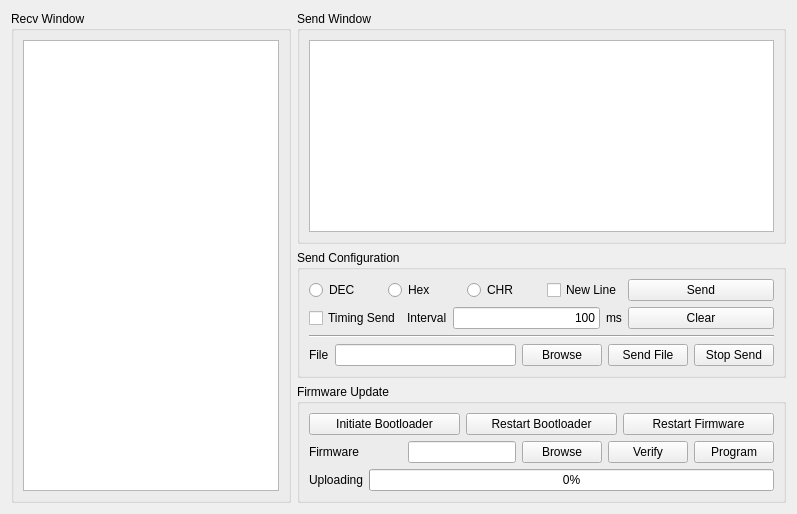
      <widget class="QWidget" name="tab_serial_console">
       <attribute name="title">
        <string>Serial Console</string>
       </attribute>
       <layout class="QGridLayout" name="gridLayout_19">
        <item row="0" column="0" rowspan="3">
         <widget class="QGroupBox" name="group_box_recv_window">
          <property name="title">
           <string>Recv Window</string>
          </property>
          <layout class="QGridLayout" name="gridLayout_15">
           <item row="0" column="0">
            <widget class="QTextEdit" name="text_edit_recv_window">
             <property name="readOnly">
              <bool>true</bool>
             </property>
            </widget>
           </item>
          </layout>
         </widget>
        </item>
        <item row="0" column="1">
         <widget class="QGroupBox" name="group_box_send_window">
          <property name="title">
           <string>Send Window</string>
          </property>
          <layout class="QGridLayout" name="gridLayout_16">
           <item row="0" column="0">
            <widget class="QTextEdit" name="text_edit_send_window"/>
           </item>
          </layout>
         </widget>
        </item>
        <item row="1" column="1">
         <widget class="QGroupBox" name="group_box_send_configuration">
          <property name="title">
           <string>Send Configuration</string>
          </property>
          <layout class="QGridLayout" name="gridLayout_17">
           <item row="0" column="0">
            <widget class="QRadioButton" name="radio_button_dec">
             <property name="text">
              <string>DEC</string>
             </property>
            </widget>
           </item>
           <item row="0" column="1">
            <widget class="QRadioButton" name="radio_button_hex">
             <property name="text">
              <string>Hex</string>
             </property>
            </widget>
           </item>
           <item row="0" column="2">
            <widget class="QRadioButton" name="radio_button_chr">
             <property name="text">
              <string>CHR</string>
             </property>
            </widget>
           </item>
           <item row="0" column="3">
            <widget class="QCheckBox" name="check_box_new_line">
             <property name="text">
              <string>New Line</string>
             </property>
            </widget>
           </item>
           <item row="1" column="0" colspan="4">
            <layout class="QHBoxLayout" name="horizontal_layout_send_1">
             <item>
              <widget class="QCheckBox" name="check_box_timing_send">
               <property name="text">
                <string>Timing Send</string>
               </property>
              </widget>
             </item>
             <item>
              <widget class="QLabel" name="label_interval">
               <property name="text">
                <string>Interval</string>
               </property>
              </widget>
             </item>
             <item>
              <widget class="QLineEdit" name="line_edit_interval">
               <property name="text">
                <string>100</string>
               </property>
               <property name="alignment">
                <set>Qt::AlignRight|Qt::AlignTrailing|Qt::AlignVCenter</set>
               </property>
              </widget>
             </item>
             <item>
              <widget class="QLabel" name="label_ms">
               <property name="text">
                <string>ms</string>
               </property>
              </widget>
             </item>
            </layout>
           </item>
           <item row="2" column="0" colspan="6">
            <widget class="Line" name="line_send_configuration">
             <property name="orientation">
              <enum>Qt::Horizontal</enum>
             </property>
            </widget>
           </item>
           <item row="3" column="0" colspan="6">
            <layout class="QHBoxLayout" name="horizontal_layout_send_2">
             <item>
              <widget class="QLabel" name="label_file">
               <property name="text">
                <string>File</string>
               </property>
              </widget>
             </item>
             <item>
              <widget class="QLineEdit" name="line_edit_file"/>
             </item>
             <item>
              <widget class="QPushButton" name="push_button_browse_file">
               <property name="text">
                <string>Browse</string>
               </property>
              </widget>
             </item>
             <item>
              <widget class="QPushButton" name="push_button_send_file">
               <property name="text">
                <string>Send File</string>
               </property>
              </widget>
             </item>
             <item>
              <widget class="QPushButton" name="push_button_stop_send">
               <property name="text">
                <string>Stop Send</string>
               </property>
              </widget>
             </item>
            </layout>
           </item>
           <item row="0" column="4" colspan="2">
            <widget class="QPushButton" name="push_button_send">
             <property name="text">
              <string>Send</string>
             </property>
            </widget>
           </item>
           <item row="1" column="4" colspan="2">
            <widget class="QPushButton" name="push_button_clear_string">
             <property name="text">
              <string>Clear</string>
             </property>
            </widget>
           </item>
          </layout>
         </widget>
        </item>
        <item row="2" column="1">
         <widget class="QGroupBox" name="group_box_firmware_update">
          <property name="title">
           <string>Firmware Update</string>
          </property>
          <layout class="QGridLayout" name="gridLayout_18">
           <item row="0" column="0" colspan="2">
            <layout class="QHBoxLayout" name="horizontal_layout_firmware_1">
             <item>
              <widget class="QPushButton" name="push_button_initiate_bootloader">
               <property name="text">
                <string>Initiate Bootloader</string>
               </property>
              </widget>
             </item>
             <item>
              <widget class="QPushButton" name="push_button_restart_bootloader">
               <property name="text">
                <string>Restart Bootloader</string>
               </property>
              </widget>
             </item>
             <item>
              <widget class="QPushButton" name="push_button_restart_firmware">
               <property name="text">
                <string>Restart Firmware</string>
               </property>
              </widget>
             </item>
            </layout>
           </item>
           <item row="1" column="0" colspan="2">
            <layout class="QHBoxLayout" name="horizontal_layout_firmware_2">
             <item>
              <widget class="QLabel" name="label_firmware">
               <property name="minimumSize">
                <size>
                 <width>93</width>
                 <height>0</height>
                </size>
               </property>
               <property name="text">
                <string>Firmware</string>
               </property>
              </widget>
             </item>
             <item>
              <widget class="QLineEdit" name="line_edit_firmware"/>
             </item>
             <item>
              <widget class="QPushButton" name="push_button_browse_firmware">
               <property name="text">
                <string>Browse</string>
               </property>
              </widget>
             </item>
             <item>
              <widget class="QPushButton" name="push_button_verify">
               <property name="text">
                <string>Verify</string>
               </property>
              </widget>
             </item>
             <item>
              <widget class="QPushButton" name="push_button_program">
               <property name="text">
                <string>Program</string>
               </property>
              </widget>
             </item>
            </layout>
           </item>
           <item row="2" column="0">
            <widget class="QLabel" name="label_uploading">
             <property name="text">
              <string>Uploading</string>
             </property>
            </widget>
           </item>
           <item row="2" column="1">
            <widget class="QProgressBar" name="progress_bar_uploading">
             <property name="value">
              <number>0</number>
             </property>
            </widget>
           </item>
          </layout>
         </widget>
        </item>
       </layout>
      </widget>
